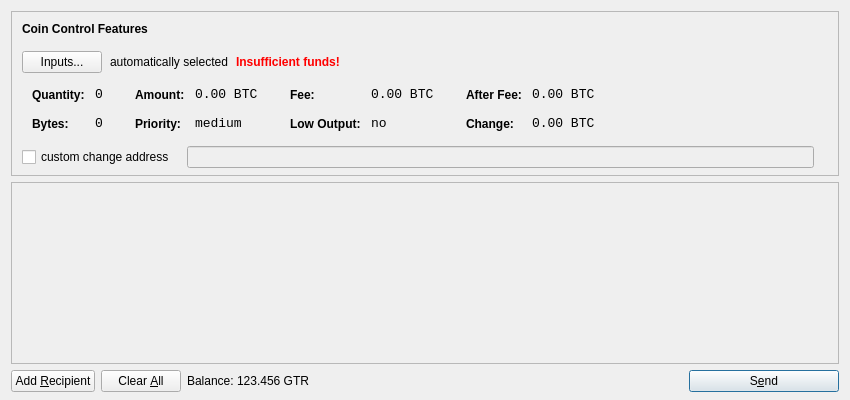
<?xml version="1.0" encoding="UTF-8"?>
<ui version="4.0">
 <class>SendCoinsDialog</class>
 <widget class="QDialog" name="SendCoinsDialog">
  <property name="geometry">
   <rect>
    <x>0</x>
    <y>0</y>
    <width>850</width>
    <height>400</height>
   </rect>
  </property>
  <property name="windowTitle">
   <string>Send Coins</string>
  </property>
  <layout class="QVBoxLayout" name="verticalLayout" stretch="0,1,0">
   <property name="bottomMargin">
    <number>8</number>
   </property>
   <item>
    <widget class="QFrame" name="frameCoinControl">
     <property name="sizePolicy">
      <sizepolicy hsizetype="Expanding" vsizetype="Expanding">
       <horstretch>0</horstretch>
       <verstretch>0</verstretch>
      </sizepolicy>
     </property>
     <property name="maximumSize">
      <size>
       <width>16777215</width>
       <height>16777215</height>
      </size>
     </property>
     <property name="frameShape">
      <enum>QFrame::StyledPanel</enum>
     </property>
     <property name="frameShadow">
      <enum>QFrame::Sunken</enum>
     </property>
     <layout class="QVBoxLayout" name="verticalLayoutCoinControl2">
      <property name="spacing">
       <number>-1</number>
      </property>
      <property name="leftMargin">
       <number>0</number>
      </property>
      <property name="topMargin">
       <number>0</number>
      </property>
      <property name="rightMargin">
       <number>0</number>
      </property>
      <property name="bottomMargin">
       <number>6</number>
      </property>
      <item>
       <layout class="QVBoxLayout" name="verticalLayoutCoinControl" stretch="0,0,0,0,1">
        <property name="spacing">
         <number>0</number>
        </property>
        <property name="leftMargin">
         <number>10</number>
        </property>
        <property name="topMargin">
         <number>10</number>
        </property>
        <item>
         <layout class="QHBoxLayout" name="horizontalLayoutCoinControl1">
          <property name="bottomMargin">
           <number>15</number>
          </property>
          <item>
           <widget class="QLabel" name="labelCoinControlFeatures">
            <property name="sizePolicy">
             <sizepolicy hsizetype="Preferred" vsizetype="Maximum">
              <horstretch>0</horstretch>
              <verstretch>0</verstretch>
             </sizepolicy>
            </property>
            <property name="font">
             <font>
              <weight>75</weight>
              <bold>true</bold>
             </font>
            </property>
            <property name="styleSheet">
             <string notr="true">font-weight:bold;</string>
            </property>
            <property name="text">
             <string>Coin Control Features</string>
            </property>
           </widget>
          </item>
         </layout>
        </item>
        <item>
         <layout class="QHBoxLayout" name="horizontalLayoutCoinControl2" stretch="0,0,0,0">
          <property name="spacing">
           <number>8</number>
          </property>
          <property name="bottomMargin">
           <number>10</number>
          </property>
          <item>
           <widget class="QPushButton" name="pushButtonCoinControl">
            <property name="styleSheet">
             <string notr="true"/>
            </property>
            <property name="text">
             <string>Inputs...</string>
            </property>
           </widget>
          </item>
          <item>
           <widget class="QLabel" name="labelCoinControlAutomaticallySelected">
            <property name="text">
             <string>automatically selected</string>
            </property>
            <property name="margin">
             <number>5</number>
            </property>
           </widget>
          </item>
          <item>
           <widget class="QLabel" name="labelCoinControlInsuffFunds">
            <property name="font">
             <font>
              <weight>75</weight>
              <bold>true</bold>
             </font>
            </property>
            <property name="styleSheet">
             <string notr="true">color:red;font-weight:bold;</string>
            </property>
            <property name="text">
             <string>Insufficient funds!</string>
            </property>
            <property name="margin">
             <number>5</number>
            </property>
           </widget>
          </item>
          <item>
           <spacer name="horizontalSpacerCoinControl">
            <property name="orientation">
             <enum>Qt::Horizontal</enum>
            </property>
            <property name="sizeHint" stdset="0">
             <size>
              <width>40</width>
              <height>1</height>
             </size>
            </property>
           </spacer>
          </item>
         </layout>
        </item>
        <item>
         <widget class="QWidget" name="widgetCoinControl" native="true">
          <property name="sizePolicy">
           <sizepolicy hsizetype="Preferred" vsizetype="Preferred">
            <horstretch>0</horstretch>
            <verstretch>0</verstretch>
           </sizepolicy>
          </property>
          <property name="minimumSize">
           <size>
            <width>0</width>
            <height>0</height>
           </size>
          </property>
          <property name="styleSheet">
           <string notr="true"/>
          </property>
          <layout class="QHBoxLayout" name="horizontalLayoutCoinControl5">
           <property name="margin">
            <number>0</number>
           </property>
           <item>
            <layout class="QHBoxLayout" name="horizontalLayoutCoinControl3" stretch="0,0,0,1">
             <property name="spacing">
              <number>20</number>
             </property>
             <property name="topMargin">
              <number>0</number>
             </property>
             <property name="bottomMargin">
              <number>10</number>
             </property>
             <item>
              <layout class="QFormLayout" name="formLayoutCoinControl1">
               <property name="horizontalSpacing">
                <number>10</number>
               </property>
               <property name="verticalSpacing">
                <number>14</number>
               </property>
               <property name="leftMargin">
                <number>10</number>
               </property>
               <property name="topMargin">
                <number>4</number>
               </property>
               <property name="rightMargin">
                <number>6</number>
               </property>
               <item row="0" column="0">
                <widget class="QLabel" name="labelCoinControlQuantityText">
                 <property name="styleSheet">
                  <string notr="true">font-weight:bold;</string>
                 </property>
                 <property name="text">
                  <string>Quantity:</string>
                 </property>
                 <property name="margin">
                  <number>0</number>
                 </property>
                </widget>
               </item>
               <item row="0" column="1">
                <widget class="QLabel" name="labelCoinControlQuantity">
                 <property name="font">
                  <font>
                   <family>Monospace</family>
                   <pointsize>10</pointsize>
                  </font>
                 </property>
                 <property name="cursor">
                  <cursorShape>IBeamCursor</cursorShape>
                 </property>
                 <property name="contextMenuPolicy">
                  <enum>Qt::ActionsContextMenu</enum>
                 </property>
                 <property name="text">
                  <string notr="true">0</string>
                 </property>
                 <property name="margin">
                  <number>0</number>
                 </property>
                 <property name="textInteractionFlags">
                  <set>Qt::LinksAccessibleByMouse|Qt::TextSelectableByKeyboard|Qt::TextSelectableByMouse</set>
                 </property>
                </widget>
               </item>
               <item row="1" column="0">
                <widget class="QLabel" name="labelCoinControlBytesText">
                 <property name="styleSheet">
                  <string notr="true">font-weight:bold;</string>
                 </property>
                 <property name="text">
                  <string>Bytes:</string>
                 </property>
                </widget>
               </item>
               <item row="1" column="1">
                <widget class="QLabel" name="labelCoinControlBytes">
                 <property name="font">
                  <font>
                   <family>Monospace</family>
                   <pointsize>10</pointsize>
                  </font>
                 </property>
                 <property name="cursor">
                  <cursorShape>IBeamCursor</cursorShape>
                 </property>
                 <property name="contextMenuPolicy">
                  <enum>Qt::ActionsContextMenu</enum>
                 </property>
                 <property name="text">
                  <string notr="true">0</string>
                 </property>
                 <property name="textInteractionFlags">
                  <set>Qt::LinksAccessibleByMouse|Qt::TextSelectableByKeyboard|Qt::TextSelectableByMouse</set>
                 </property>
                </widget>
               </item>
              </layout>
             </item>
             <item>
              <layout class="QFormLayout" name="formLayoutCoinControl2">
               <property name="horizontalSpacing">
                <number>10</number>
               </property>
               <property name="verticalSpacing">
                <number>14</number>
               </property>
               <property name="leftMargin">
                <number>6</number>
               </property>
               <property name="topMargin">
                <number>4</number>
               </property>
               <property name="rightMargin">
                <number>6</number>
               </property>
               <item row="0" column="0">
                <widget class="QLabel" name="labelCoinControlAmountText">
                 <property name="styleSheet">
                  <string notr="true">font-weight:bold;</string>
                 </property>
                 <property name="text">
                  <string>Amount:</string>
                 </property>
                 <property name="margin">
                  <number>0</number>
                 </property>
                </widget>
               </item>
               <item row="0" column="1">
                <widget class="QLabel" name="labelCoinControlAmount">
                 <property name="font">
                  <font>
                   <family>Monospace</family>
                   <pointsize>10</pointsize>
                  </font>
                 </property>
                 <property name="cursor">
                  <cursorShape>IBeamCursor</cursorShape>
                 </property>
                 <property name="contextMenuPolicy">
                  <enum>Qt::ActionsContextMenu</enum>
                 </property>
                 <property name="text">
                  <string notr="true">0.00 BTC</string>
                 </property>
                 <property name="textInteractionFlags">
                  <set>Qt::LinksAccessibleByMouse|Qt::TextSelectableByKeyboard|Qt::TextSelectableByMouse</set>
                 </property>
                </widget>
               </item>
               <item row="1" column="0">
                <widget class="QLabel" name="labelCoinControlPriorityText">
                 <property name="styleSheet">
                  <string notr="true">font-weight:bold;</string>
                 </property>
                 <property name="text">
                  <string>Priority:</string>
                 </property>
                </widget>
               </item>
               <item row="1" column="1">
                <widget class="QLabel" name="labelCoinControlPriority">
                 <property name="font">
                  <font>
                   <family>Monospace</family>
                   <pointsize>10</pointsize>
                  </font>
                 </property>
                 <property name="cursor">
                  <cursorShape>IBeamCursor</cursorShape>
                 </property>
                 <property name="contextMenuPolicy">
                  <enum>Qt::ActionsContextMenu</enum>
                 </property>
                 <property name="text">
                  <string>medium</string>
                 </property>
                 <property name="textInteractionFlags">
                  <set>Qt::LinksAccessibleByMouse|Qt::TextSelectableByKeyboard|Qt::TextSelectableByMouse</set>
                 </property>
                </widget>
               </item>
              </layout>
             </item>
             <item>
              <layout class="QFormLayout" name="formLayoutCoinControl3">
               <property name="horizontalSpacing">
                <number>10</number>
               </property>
               <property name="verticalSpacing">
                <number>14</number>
               </property>
               <property name="leftMargin">
                <number>6</number>
               </property>
               <property name="topMargin">
                <number>4</number>
               </property>
               <property name="rightMargin">
                <number>6</number>
               </property>
               <item row="0" column="0">
                <widget class="QLabel" name="labelCoinControlFeeText">
                 <property name="styleSheet">
                  <string notr="true">font-weight:bold;</string>
                 </property>
                 <property name="text">
                  <string>Fee:</string>
                 </property>
                 <property name="margin">
                  <number>0</number>
                 </property>
                </widget>
               </item>
               <item row="0" column="1">
                <widget class="QLabel" name="labelCoinControlFee">
                 <property name="font">
                  <font>
                   <family>Monospace</family>
                   <pointsize>10</pointsize>
                  </font>
                 </property>
                 <property name="cursor">
                  <cursorShape>IBeamCursor</cursorShape>
                 </property>
                 <property name="contextMenuPolicy">
                  <enum>Qt::ActionsContextMenu</enum>
                 </property>
                 <property name="text">
                  <string notr="true">0.00 BTC</string>
                 </property>
                 <property name="textInteractionFlags">
                  <set>Qt::LinksAccessibleByMouse|Qt::TextSelectableByKeyboard|Qt::TextSelectableByMouse</set>
                 </property>
                </widget>
               </item>
               <item row="1" column="0">
                <widget class="QLabel" name="labelCoinControlLowOutputText">
                 <property name="styleSheet">
                  <string notr="true">font-weight:bold;</string>
                 </property>
                 <property name="text">
                  <string>Low Output:</string>
                 </property>
                </widget>
               </item>
               <item row="1" column="1">
                <widget class="QLabel" name="labelCoinControlLowOutput">
                 <property name="font">
                  <font>
                   <family>Monospace</family>
                   <pointsize>10</pointsize>
                  </font>
                 </property>
                 <property name="cursor">
                  <cursorShape>IBeamCursor</cursorShape>
                 </property>
                 <property name="contextMenuPolicy">
                  <enum>Qt::ActionsContextMenu</enum>
                 </property>
                 <property name="text">
                  <string>no</string>
                 </property>
                 <property name="textInteractionFlags">
                  <set>Qt::LinksAccessibleByMouse|Qt::TextSelectableByKeyboard|Qt::TextSelectableByMouse</set>
                 </property>
                </widget>
               </item>
              </layout>
             </item>
             <item>
              <layout class="QFormLayout" name="formLayoutCoinControl4">
               <property name="horizontalSpacing">
                <number>10</number>
               </property>
               <property name="verticalSpacing">
                <number>14</number>
               </property>
               <property name="leftMargin">
                <number>6</number>
               </property>
               <property name="topMargin">
                <number>4</number>
               </property>
               <property name="rightMargin">
                <number>6</number>
               </property>
               <item row="0" column="0">
                <widget class="QLabel" name="labelCoinControlAfterFeeText">
                 <property name="styleSheet">
                  <string notr="true">font-weight:bold;</string>
                 </property>
                 <property name="text">
                  <string>After Fee:</string>
                 </property>
                 <property name="margin">
                  <number>0</number>
                 </property>
                </widget>
               </item>
               <item row="0" column="1">
                <widget class="QLabel" name="labelCoinControlAfterFee">
                 <property name="font">
                  <font>
                   <family>Monospace</family>
                   <pointsize>10</pointsize>
                  </font>
                 </property>
                 <property name="cursor">
                  <cursorShape>IBeamCursor</cursorShape>
                 </property>
                 <property name="contextMenuPolicy">
                  <enum>Qt::ActionsContextMenu</enum>
                 </property>
                 <property name="text">
                  <string notr="true">0.00 BTC</string>
                 </property>
                 <property name="textInteractionFlags">
                  <set>Qt::LinksAccessibleByMouse|Qt::TextSelectableByKeyboard|Qt::TextSelectableByMouse</set>
                 </property>
                </widget>
               </item>
               <item row="1" column="0">
                <widget class="QLabel" name="labelCoinControlChangeText">
                 <property name="styleSheet">
                  <string notr="true">font-weight:bold;</string>
                 </property>
                 <property name="text">
                  <string>Change:</string>
                 </property>
                </widget>
               </item>
               <item row="1" column="1">
                <widget class="QLabel" name="labelCoinControlChange">
                 <property name="font">
                  <font>
                   <family>Monospace</family>
                   <pointsize>10</pointsize>
                  </font>
                 </property>
                 <property name="cursor">
                  <cursorShape>IBeamCursor</cursorShape>
                 </property>
                 <property name="contextMenuPolicy">
                  <enum>Qt::ActionsContextMenu</enum>
                 </property>
                 <property name="text">
                  <string notr="true">0.00 BTC</string>
                 </property>
                 <property name="textInteractionFlags">
                  <set>Qt::LinksAccessibleByMouse|Qt::TextSelectableByKeyboard|Qt::TextSelectableByMouse</set>
                 </property>
                </widget>
               </item>
              </layout>
             </item>
            </layout>
           </item>
          </layout>
         </widget>
        </item>
        <item>
         <layout class="QHBoxLayout" name="horizontalLayoutCoinControl4" stretch="0,0,0">
          <property name="spacing">
           <number>12</number>
          </property>
          <property name="sizeConstraint">
           <enum>QLayout::SetDefaultConstraint</enum>
          </property>
          <property name="topMargin">
           <number>5</number>
          </property>
          <property name="rightMargin">
           <number>5</number>
          </property>
          <item>
           <widget class="QCheckBox" name="checkBoxCoinControlChange">
            <property name="text">
             <string>custom change address</string>
            </property>
           </widget>
          </item>
          <item>
           <widget class="QLineEdit" name="lineEditCoinControlChange">
            <property name="enabled">
             <bool>false</bool>
            </property>
            <property name="sizePolicy">
             <sizepolicy hsizetype="Expanding" vsizetype="Fixed">
              <horstretch>0</horstretch>
              <verstretch>0</verstretch>
             </sizepolicy>
            </property>
           </widget>
          </item>
          <item>
           <widget class="QLabel" name="labelCoinControlChangeLabel">
            <property name="sizePolicy">
             <sizepolicy hsizetype="Preferred" vsizetype="Expanding">
              <horstretch>0</horstretch>
              <verstretch>0</verstretch>
             </sizepolicy>
            </property>
            <property name="minimumSize">
             <size>
              <width>0</width>
              <height>0</height>
             </size>
            </property>
            <property name="text">
             <string/>
            </property>
            <property name="margin">
             <number>3</number>
            </property>
           </widget>
          </item>
         </layout>
        </item>
        <item>
         <spacer name="verticalSpacerCoinControl">
          <property name="orientation">
           <enum>Qt::Vertical</enum>
          </property>
          <property name="sizeHint" stdset="0">
           <size>
            <width>800</width>
            <height>1</height>
           </size>
          </property>
         </spacer>
        </item>
       </layout>
      </item>
     </layout>
    </widget>
   </item>
   <item>
    <widget class="QScrollArea" name="scrollArea">
     <property name="widgetResizable">
      <bool>true</bool>
     </property>
     <widget class="QWidget" name="scrollAreaWidgetContents">
      <property name="geometry">
       <rect>
        <x>0</x>
        <y>0</y>
        <width>830</width>
        <height>165</height>
       </rect>
      </property>
      <layout class="QVBoxLayout" name="verticalLayout_2">
       <property name="margin">
        <number>0</number>
       </property>
       <item>
        <layout class="QVBoxLayout" name="entries">
         <property name="spacing">
          <number>6</number>
         </property>
        </layout>
       </item>
       <item>
        <spacer name="verticalSpacer">
         <property name="orientation">
          <enum>Qt::Vertical</enum>
         </property>
         <property name="sizeHint" stdset="0">
          <size>
           <width>20</width>
           <height>40</height>
          </size>
         </property>
        </spacer>
       </item>
      </layout>
     </widget>
    </widget>
   </item>
   <item>
    <layout class="QHBoxLayout" name="horizontalLayout">
     <item>
      <widget class="QPushButton" name="addButton">
       <property name="toolTip">
        <string>Send to multiple recipients at once</string>
       </property>
       <property name="text">
        <string>Add &amp;Recipient</string>
       </property>
       <property name="icon">
        <iconset resource="../bitcoin.qrc">
         <normaloff>:/icons/add</normaloff>:/icons/add</iconset>
       </property>
       <property name="autoDefault">
        <bool>false</bool>
       </property>
      </widget>
     </item>
     <item>
      <widget class="QPushButton" name="clearButton">
       <property name="sizePolicy">
        <sizepolicy hsizetype="Minimum" vsizetype="Fixed">
         <horstretch>0</horstretch>
         <verstretch>0</verstretch>
        </sizepolicy>
       </property>
       <property name="toolTip">
        <string>Remove all transaction fields</string>
       </property>
       <property name="text">
        <string>Clear &amp;All</string>
       </property>
       <property name="icon">
        <iconset resource="../bitcoin.qrc">
         <normaloff>:/icons/remove</normaloff>:/icons/remove</iconset>
       </property>
       <property name="autoRepeatDelay">
        <number>300</number>
       </property>
       <property name="autoDefault">
        <bool>false</bool>
       </property>
      </widget>
     </item>
     <item>
      <layout class="QHBoxLayout" name="horizontalLayout_2">
       <property name="spacing">
        <number>3</number>
       </property>
       <item>
        <widget class="QLabel" name="label">
         <property name="text">
          <string>Balance:</string>
         </property>
        </widget>
       </item>
       <item>
        <widget class="QLabel" name="labelBalance">
         <property name="cursor">
          <cursorShape>IBeamCursor</cursorShape>
         </property>
         <property name="text">
          <string>123.456 GTR</string>
         </property>
         <property name="textInteractionFlags">
          <set>Qt::LinksAccessibleByMouse|Qt::TextSelectableByKeyboard|Qt::TextSelectableByMouse</set>
         </property>
        </widget>
       </item>
      </layout>
     </item>
     <item>
      <spacer name="horizontalSpacer">
       <property name="orientation">
        <enum>Qt::Horizontal</enum>
       </property>
       <property name="sizeHint" stdset="0">
        <size>
         <width>40</width>
         <height>20</height>
        </size>
       </property>
      </spacer>
     </item>
     <item>
      <widget class="QPushButton" name="sendButton">
       <property name="minimumSize">
        <size>
         <width>150</width>
         <height>0</height>
        </size>
       </property>
       <property name="toolTip">
        <string>Confirm the send action</string>
       </property>
       <property name="text">
        <string>S&amp;end</string>
       </property>
       <property name="icon">
        <iconset resource="../bitcoin.qrc">
         <normaloff>:/icons/send</normaloff>:/icons/send</iconset>
       </property>
       <property name="default">
        <bool>true</bool>
       </property>
      </widget>
     </item>
    </layout>
   </item>
  </layout>
 </widget>
 <resources>
  <include location="../bitcoin.qrc"/>
 </resources>
 <connections/>
</ui>
